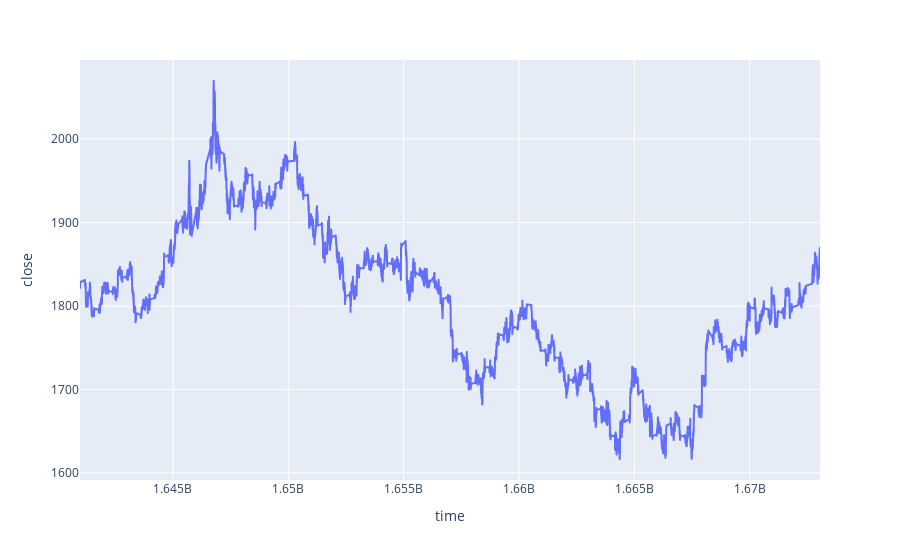

The notebook cell this image was saved under:
### Code cell
# OPEN HIGHT LOW DAtA ohlc
ohlc_data = pd.DataFrame(mt5.copy_rates_range("XAUUSD",
                                            mt5.TIMEFRAME_M15,
                                            datetime(2022,1,1),
                                            datetime.now()))
fig= px.line(ohlc_data, x=ohlc_data['time'], y=ohlc_data['close'])
fig.show()

ohlc_data

### Figure 1 — Plotly figure (JSON) as saved in the notebook; plotly's stock layout.template omitted (floating-point values rounded to 4 significant figures; data arrays with more than 128 entries replaced by an {"elided": "..."} marker saying what was removed)
{"data": [{"hovertemplate": "time=%{x}<br>close=%{y}<extra></extra>", "legendgroup": "", "line": {"color": "#636efa", "dash": "solid"}, "marker": {"symbol": "circle"}, "mode": "lines", "name": "", "showlegend": false, "type": "scattergl", "x": {"elided": "24044 int values"}, "xaxis": "x", "y": {"elided": "24044 float values"}, "yaxis": "y"}], "layout": {"legend": {"tracegroupgap": 0}, "margin": {"t": 60}, "xaxis": {"anchor": "y", "domain": [0, 1], "title": {"text": "time"}}, "yaxis": {"anchor": "x", "domain": [0, 1], "title": {"text": "close"}}}}
